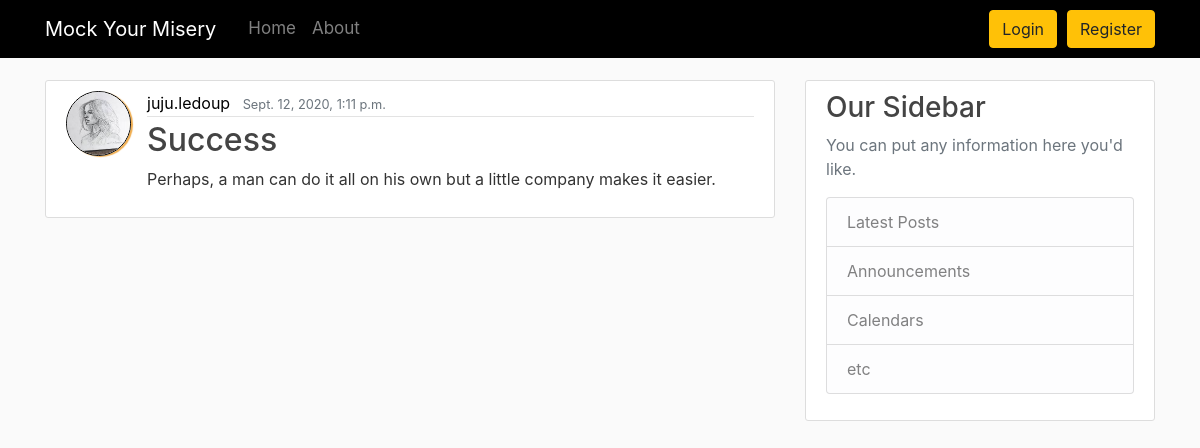
The page /post/41/ on the database its author committed.
### blog/models.py (models this page shows, shortened)
class Post(models.Model):
    title = models.CharField(max_length=100)
    content = models.TextField()
    date_posted = models.DateTimeField(default=timezone.now)
    author = models.ForeignKey(User, on_delete=models.CASCADE)

### users/models.py (models this page shows, shortened)
class Profile(models.Model):
    user = models.OneToOneField(User, on_delete=models.CASCADE)
    image = models.ImageField(default='default.jpg', upload_to='profile_pictures')

### blog/views.py (the view)
# urls.py: path('post/<int:pk>/', PostDetailView.as_view(), name='post-detail'), #home function from views
class PostDetailView(DetailView):
    model = Post

### blog/templates/blog/post_detail.html (shortened to what this page needs)
{% extends "blog/base.html" %}
{% block content %}
    <article class="media content-section">
        <img class="rounded-circle article-img" src="{{ object.author.profile.image.url }}">
        <div class="media-body">
            <div class="article-metadata">
                <a class="mr-2" href="#">{{ object.author }}</a>
                <small class="text-muted">{{ object.date_posted }}</small>
            </div>
            <h2>{{ object.title }}</h2>
            <p class="article-content">{{ object.content }}</p>
        </div>
  </article>
{% endblock content %}

### blog/static/blog/main.css (style rules this page uses)
body { background: #fafafa; color: #333333; margin-top: 5rem; }
h1, h2, h3, h4, h5, h6 { color: #444444; }
.content-section { background: #ffffff; padding: 10px 20px; border: 1px solid #dddddd; border-radius: 3px; margin-bottom: 20px; }
.article-content { white-space: pre-line; }
.article-img { height: 65px; width: 65px; margin-right: 16px; border: 1px solid black ; box-shadow: 2px 1px 1px #f0ad4e; }
.article-metadata { padding-bottom: 1px; margin-bottom: 4px; border-bottom: 1px solid #e3e3e3 }
.mr-2 { color: black; }

### rows shown on the page
Post: author.profile.image (picture), author "juju.ledoup", date_posted "Sept. 12, 2020, 1:11 p.m.", title "Success", content "Perhaps, a man can do it all on his own but a little company makes it easier."
